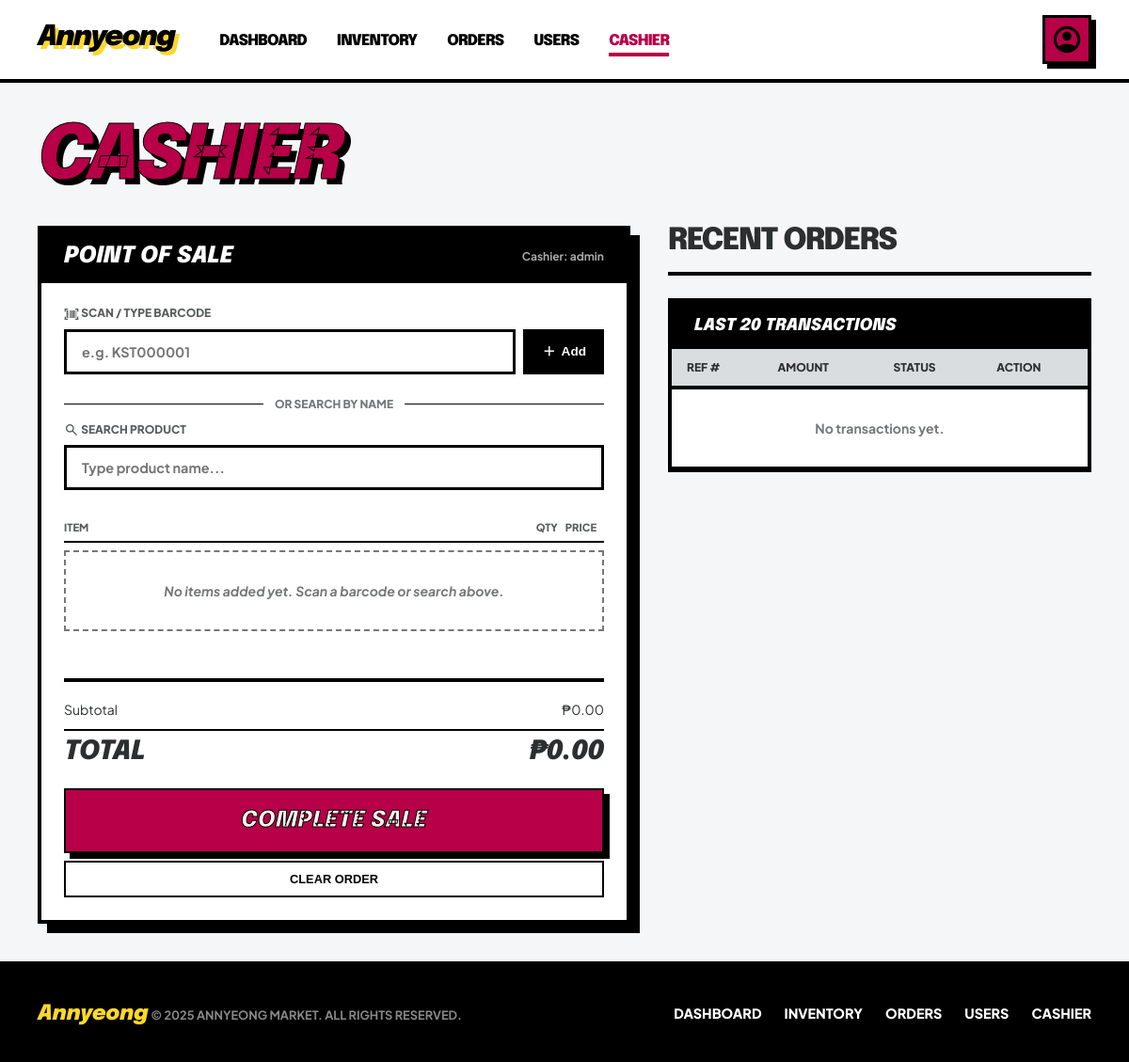
/cashierMng.php (signed in), run on an earlier commit of the app's database.
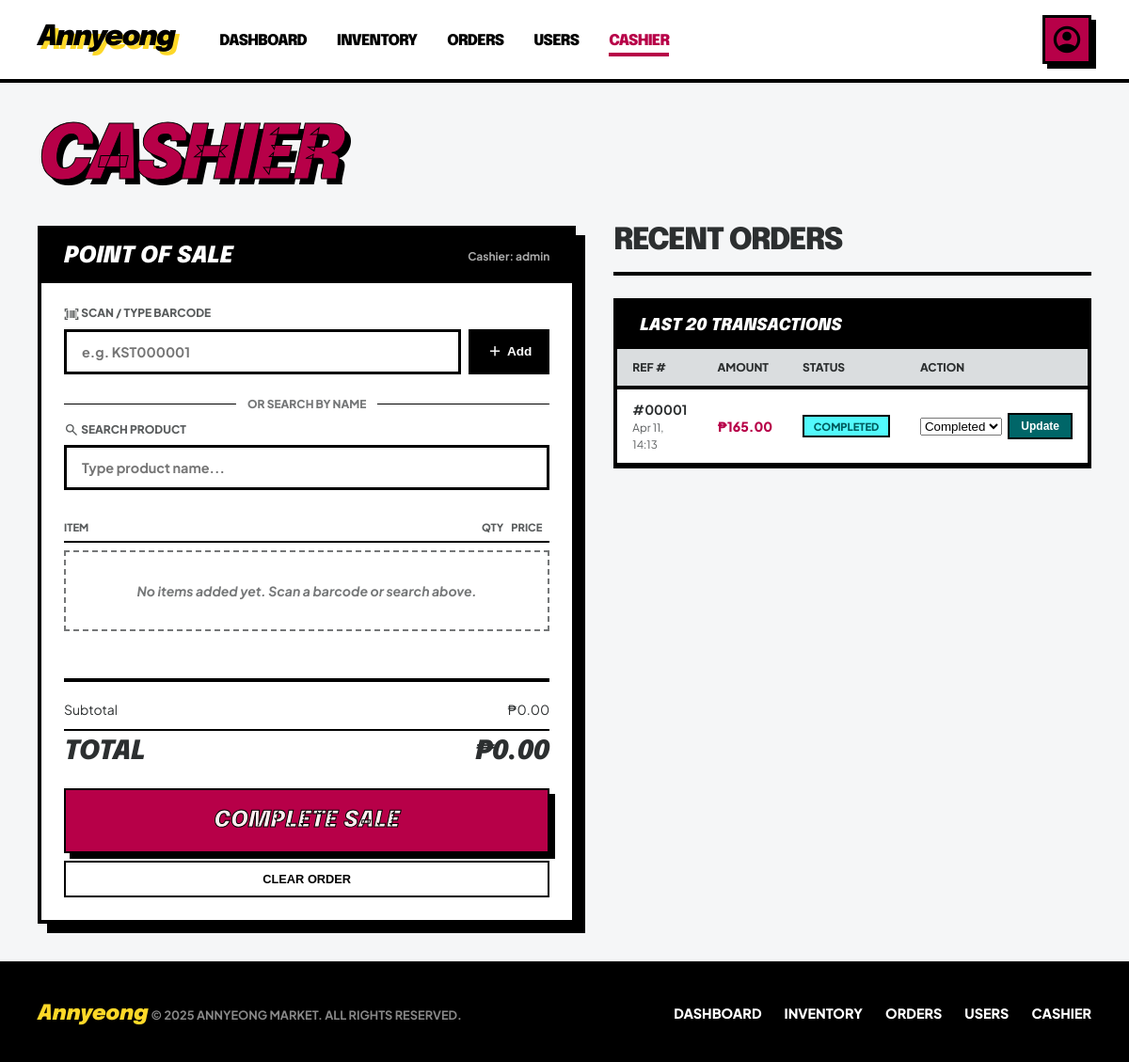
And on a later commit of the database.
### tables this page shows
CREATE TABLE `orders` (
  `id` int(11) NOT NULL,
  `user_id` int(11) NOT NULL,
  `total_amount` decimal(10,2) NOT NULL,
  `status` enum('pending','completed','cancelled') DEFAULT 'pending',
  `order_date` timestamp NOT NULL DEFAULT current_timestamp(),
  `is_walkin` tinyint(1) DEFAULT 0
);

### cashierMng.php (the view, shortened to what the changed rows need)
<?php
$orders_result = mysqli_query($con, "
    SELECT o.*, u.username FROM orders o
    JOIN users u ON o.user_id = u.id
    ORDER BY o.order_date DESC LIMIT 20
");
?>
<!DOCTYPE html>
<html lang="en">
<head>
</head>
<body>
<main>
  <h1 class="page-title">Cashier</h1>
  <div class="main-grid">
    <div>
      <div class="pos-panel">
        <div class="pos-header">
          <h2>Point of Sale</h2>
        </div>
      </div>
    </div>
    <div>
      <div class="col-header">
        <h2>Recent Orders</h2>
      </div>
      <div class="table-wrap">
        <table>
          <thead>
            <tr>
              <th>Ref #</th>
              <th>Amount</th>
              <th>Status</th>
              <th>Action</th>
            </tr>
          </thead>
          <tbody>
            <?php if ($orders_result && mysqli_num_rows($orders_result) > 0):
              while ($o = mysqli_fetch_assoc($orders_result)): ?>
            <tr>
              <td>
                <strong>#<?php echo str_pad($o['id'], 5, '0', STR_PAD_LEFT); ?></strong><br>
                <small style="color:var(--on-surface-variant)"><?php echo date('M d, H:i', strtotime($o['order_date'])); ?></small>
              </td>
              <td class="amount">₱<?php echo number_format($o['total_amount'], 2); ?></td>
              <td><span class="badge badge-<?php echo $o['status']; ?>"><?php echo strtoupper($o['status']); ?></span></td>
              <td>
                <form method="POST" action="cashierMng.php" style="display:flex;gap:0.4rem;align-items:center;">
                  <select name="status" class="status-form">
                    <option value="completed" <?php echo $o['status']==='completed' ? 'selected':''; ?>>Completed</option>
                  </select>
                  <button type="submit" class="btn-update">Update</button>
                </form>
              </td>
            </tr>
            <?php endwhile;
            else: ?>
            <tr><td colspan="4" style="padding:2rem;text-align:center;color:var(--outline);font-weight:700;">No transactions yet.</td></tr>
            <?php endif; ?>
          </tbody>
        </table>
      </div>
    </div>
  </div>
</main>
</body>
</html>

What changed in the data, as far as the page shows it:
added orders: id "00001", order_date "Apr 11, 14:13", total_amount "165.00", status "COMPLETED", status "Completed"
Also different on the page:
text no longer shown: "No transactions yet."
